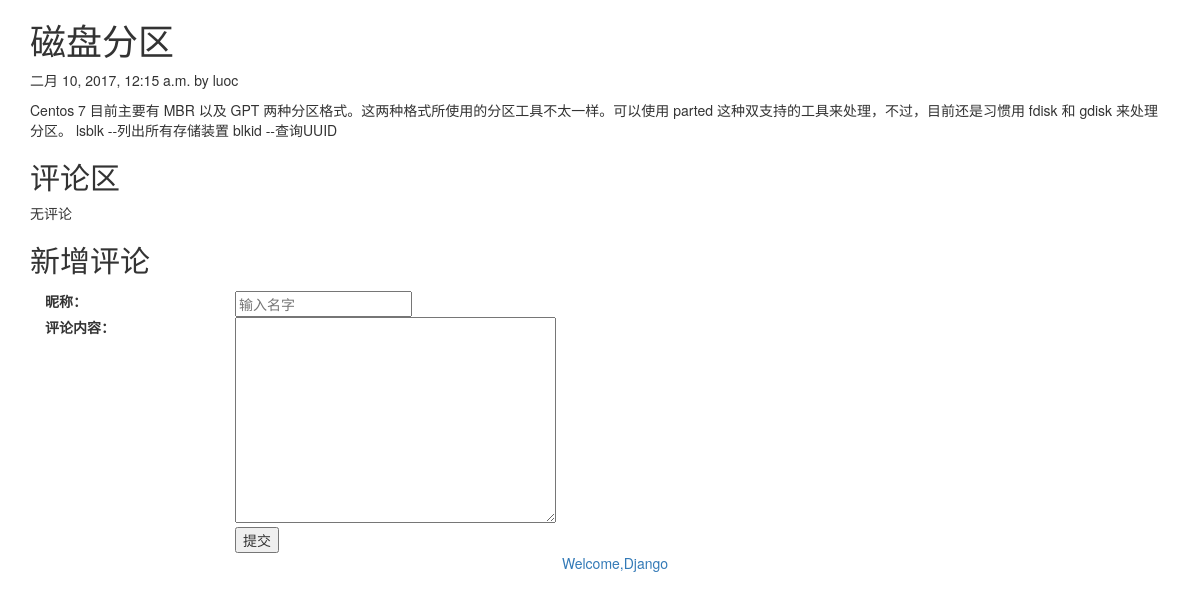
The app's page /blog/1, older data.
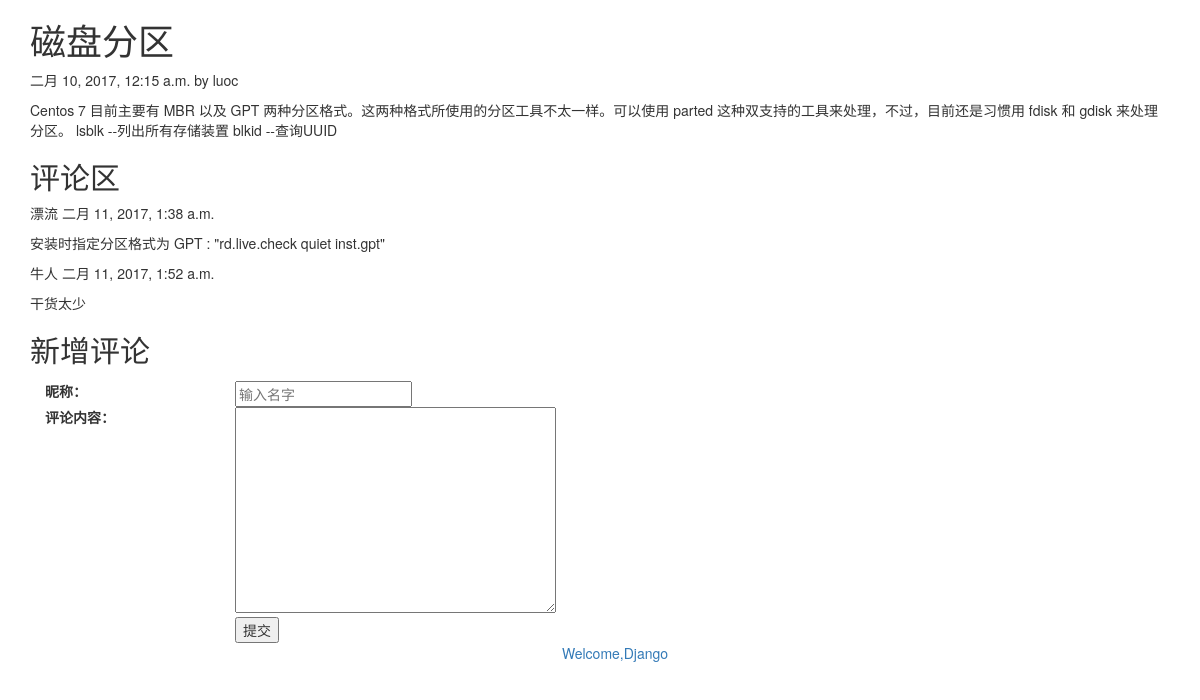
The same page, newer data.
### blog/models.py (models this page shows, shortened)
class Comment(models.Model):
	articlepost = models.ForeignKey(ArticlePost, related_name='comments', on_delete=models.CASCADE)
	name = models.CharField(max_length=80)
	body = models.TextField()
	created = models.DateTimeField(auto_now_add=True)
	updatee = models.DateTimeField(auto_now=True)
	active = models.BooleanField(default=True)
	class Meta:
		ordering=('created',)

### blog/views.py (the view, shortened to what this page needs)
# urls.py: url(r'^(?P<article_id>\d)$', views.article_detail, name='article_detail')
def article_detail(request, article_id):
	article = get_object_or_404(ArticlePost, id=article_id)
	comments = article.comments.filter(active=True)
	if request.method == 'GET':
		comment_form = CommentForm()
	return render(request, 'blog/detail.html', {'article':article, 'comments':comments, 'comment_form':comment_form})

### blog/forms.py
class CommentForm(forms.ModelForm):
	name = forms.CharField(max_length=25, widget=forms.TextInput(attrs={'class':'', 'placeholder':'输入名字'}))
	body = forms.CharField(required=False, widget=forms.Textarea)
	class Meta:
		model = Comment
		fields = ('name', 'body')

### blog/models.py (called while the page is built)
	def get_absolute_url(self):
		return reverse('blog:article_detail', args=[self.id])

### blog/templatetags/blog_extras.py (called while the page is built)
@register.filter(name='markdown')
def markdown_format(text):
	return mark_safe(markdown.markdown(text))

### blog/templates/blog/detail.html (shortened to what this page needs)
{% extends './base.html'%}
{% load blog_extras %}
{% block content %}
<h1>{{ article.title }}</h1>
<p>{{ article.published }} by {{ article.author }}</p>
<div>
  {{ article.body | markdown }}
</div>
<div>
  <h2>评论区</h2>
  {% for comment in comments %}
   <p>{{ comment.name }} {{ comment.created }}</p>
   <p>{{ comment.body | markdown }}</p>
  {% empty %}
   <p>无评论</p>
  {% endfor %}
</div>
<div>
  <h2>新增评论</h2>
  <form action={{ article.get_absolute_url }} method='post' class='from-horizontal'>
    <div class='form-group'>
      <label class='col-sm-2 control-label'>昵称：</label>
      <div class='col-sm-10'>{{ comment_form.name }}</div>
    </div>
    <div class='form-group'>
      <label class='col-sm-2 control-label'>评论内容：</label>
      <div class='col-sm-10'>{{ comment_form.body }}</div>
    </div>
    <div class='form-group'>
      <div class='col-sm-offset-2 col-sm-10'>
        <input type='submit' value='提交'>
      </div>
    </div>
   </form>
{% endblock %}

Row changes from the older to the newer data that the page shows:
added Comment: name "漂流", created "二月 11, 2017, 1:38 a.m.", body "安装时指定分区格式为 GPT : \"rd.live.check quiet inst.gpt\""
added Comment: name "牛人", created "二月 11, 2017, 1:52 a.m.", body "干货太少"
Text that changed along with them:
text no longer shown: "无评论"
